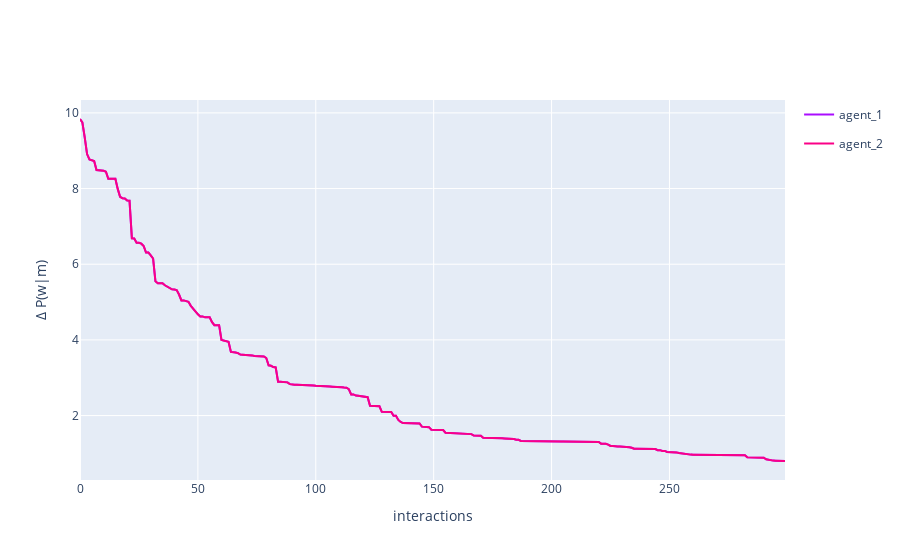

This figure's notebook cell:
### Code cell
fig = multi_agent_update_plot_from_df(vocab_dif)
fig.update_layout(
    # title='Dyadic interaction in a random environment',
    yaxis_title='Δ P(w|m)',
    xaxis_title='interactions'
)
fig.show()

### Figure 1 — Plotly figure (JSON) as saved in the notebook; plotly's stock layout.template omitted (floating-point values rounded to 4 significant figures; data arrays with more than 128 entries replaced by an {"elided": "..."} marker saying what was removed)
{"data": [{"legendgroup": "agent_1", "line": {"color": "#AA0DFE"}, "mode": "lines", "name": "agent_1", "showlegend": true, "x": {"elided": "300 int values"}, "y": {"elided": "300 float values"}, "type": "scatter"}, {"legendgroup": "agent_2", "line": {"color": "#FA0087"}, "mode": "lines", "name": "agent_2", "showlegend": true, "x": {"elided": "300 int values"}, "y": {"elided": "300 float values"}, "type": "scatter"}], "layout": {"yaxis": {"title": {"text": "Δ P(w|m)"}}, "xaxis": {"title": {"text": "interactions"}}}}
